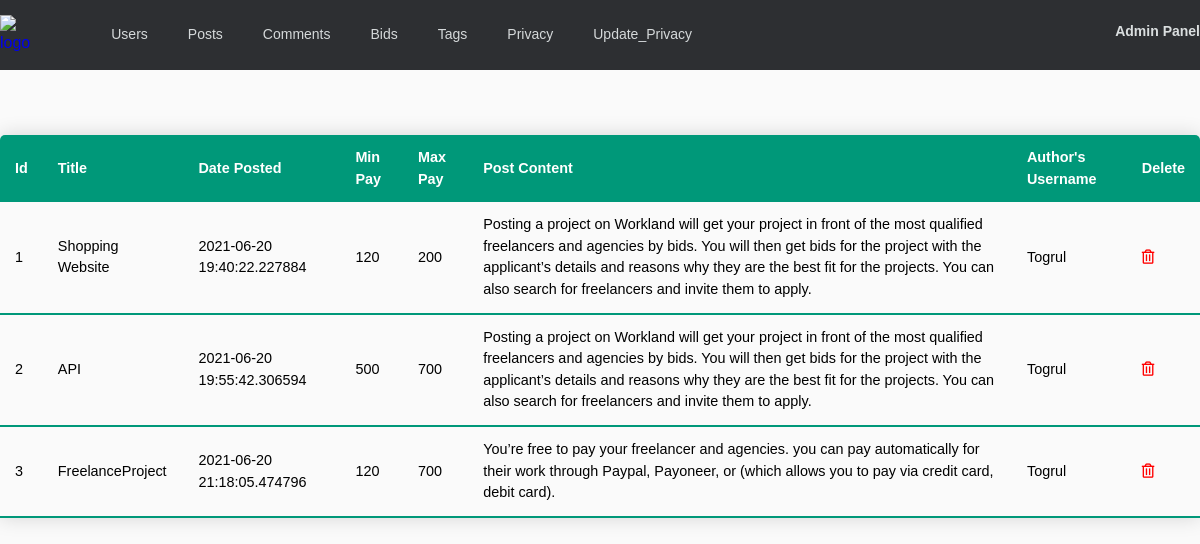
The page /admin/posts (signed in) on the database as committed earlier.
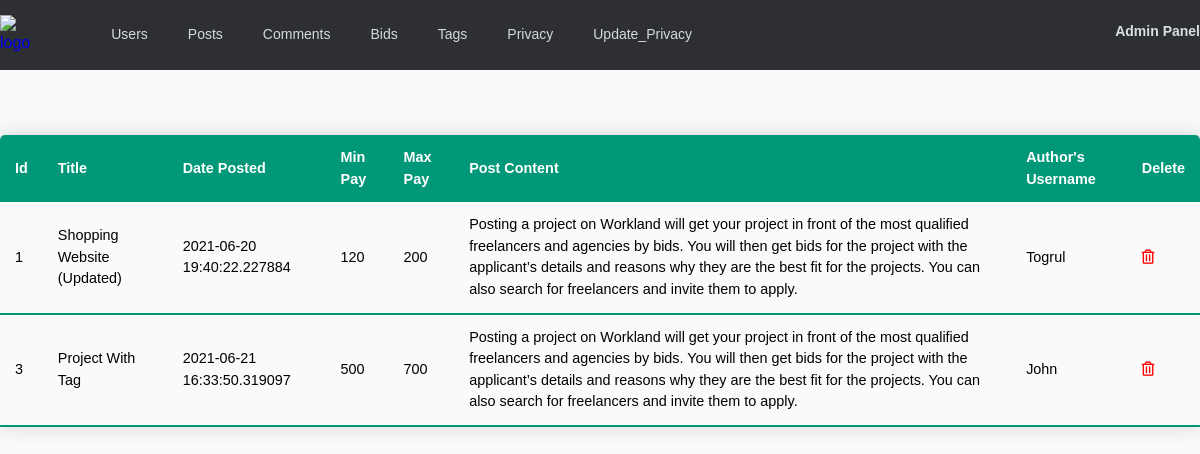
The same page on the database as committed later.
### app/models.py (models this page shows, shortened)
class Post(db.Model):
    id = db.Column(db.Integer, primary_key=True)
    title = db.Column(db.String(20), nullable=False)
    date_posted = db.Column(db.DateTime, nullable=False, default=datetime.utcnow)
    min_pay = db.Column(db.Integer, nullable=False)
    max_pay = db.Column(db.Integer)
    content = db.Column(db.Text, nullable=False)
    user_id = db.Column(db.Integer, db.ForeignKey('user.id'), nullable=False)
    tag = db.relationship('Tag', secondary='posts_tags', backref=db.backref('posts', lazy='dynamic'))
    comments = db.relationship('Comment', backref='host', lazy=True)
    bids = db.relationship('Bid', backref='bid_host', lazy=True)

class User(db.Model, UserMixin):
    id = db.Column(db.Integer, primary_key=True)
    username = db.Column(db.String(20), unique=True, nullable=False)
    email = db.Column(db.String(120), unique=True, nullable=False)
    image_file = db.Column(db.String(20), nullable=False, default='default.jpg')
    password = db.Column(db.String(60), nullable=False)
    about_user = db.Column(db.Text)
    education = db.Column(db.Text)
    speciality = db.Column(db.String(20))
    location = db.Column(db.String(20))
    age = db.Column(db.Integer)
    experience = db.Column(db.Integer)
    hourly_rate = db.Column(db.Integer)
    job_done = db.Column(db.Integer)
    posts = db.relationship('Post', backref='author', lazy=True, cascade='all,delete')
    comments = db.relationship('Comment', backref='comment_author', lazy=True, cascade='all,delete')
    bids = db.relationship('Bid', backref='bid_owner', lazy=True, cascade='all,delete')

### app/routes.py (the view)
@app.route('/admin/posts', methods=['GET','POST'])
def admin_posts():
    if current_user.username == 'Togrul':
        posts = Post.query.all()
        return render_template('admin/posts.html', posts=posts)
    else:
        abort(403)

### app/models.py (called while the page is built)
@login_manager.user_loader
def load_user(user_id):
    return User.query.get(int(user_id))

### app/templates/admin/posts.html (shortened to what this page needs)
{% extends "admin/base.html" %}
{% block css %}
<link rel="stylesheet" href="{{ url_for('static', filename='css/base.css') }}">
{% endblock %}
{% block content %}
    <table class="content-table">
        <thead>
            <tr>
                <th scope="col">Id</th>
                <th scope="col">Title</th>
                <th scope="col">Date Posted</th>
                <th scope="col">Min Pay</th>
                <th scope="col">Max Pay</th>
                <th scope="col">Post Content</th>
                <th scope="col">Author's Username</th>
                <th scope="col">Delete</th>
            </tr>
        </thead>
        {% for post in posts %}
        <tbody>
            <tr>
                <td>{{ post.id }}</th>
                <td>{{ post.title }}</td>
                <td>{{ post.date_posted }}</td>
                <td>{{ post.min_pay }}</td>
                <td>{{ post.max_pay }}</td>
                <td>{{ post.content }}</td>
                <td>{{ post.author.username }}</td>
                <td><a href="{{url_for('admin_delete_post', post_id=post.id)}}"><i class="far fa-trash-alt" style="color: red;"></i></a></td>
            </tr>
        </tbody>
        {% endfor %}
    </table>
    {% endblock %}

### app/templates/admin/base.html (shortened to what this page needs)
<!doctype html>
<html lang="en">
  <head>
    <link rel="stylesheet" href="../../static/css/style.css">
    {% block css %}
    {% endblock %}
  </head>
  <body>
    <header>
      <div class="container">
        <div class="row d-flex" style="justify-content: space-between;">
          <div class="col-6 nav-left">
            <a href="{{ url_for('index') }}" class="logo">
              <img src="{{url_for('static', filename='img/logo.svg')}}" alt="logo">
            </a>
            <ul class="navbar">
              <li><a href="{{url_for('admin_users')}}">Users</a></li>
              <li><a href="{{url_for('admin_posts')}}">Posts</a></li>
              <li><a href="{{url_for('admin_comments')}}">Comments</a></li>
              <li><a href="{{url_for('admin_bids')}}">Bids</a></li>
              <li><a href="{{url_for('admin_tags')}}">Tags</a></li>
              <li><a href="{{url_for('admin_add_privacy')}}">Privacy</a></li>
              <li><a href="{{url_for('admin_update_privacy')}}">Update_Privacy</a></li>
            </ul>
          </div>
          <div class="header-user-right header-user">
            <h3 class="user-name"><span>Admin Panel</span></h3>
          </div>
        </div>
      </div>
    </header>
    <main>
      <div class="content">
        <div class="container d-flex" style="justify-content: center;">
          {% block content %}
          {% endblock %}
        </div>
      </div>
    </main>
  </body>
</html>

### app/static/css/style.css (style rules this page uses)
* { margin: 0; padding: 0; box-sizing: border-box; }
html, body { height: 100%; }
body { background-color: #FAFAFA; font-family: 'Open Sans', sans-serif; line-height: 1.5; }
img { width: 100%; height: auto; }
a, button, input { transition: 0.4s; }
a { text-decoration: none; }
li { list-style: none; }
.d-flex { display: flex; }
header { width: 100%; height: 70px; position: fixed; z-index: 1; background-color: #2D2F32; display: flex; }
.nav-left { display: flex; }
a.logo { display: inline-block; margin-right: 81px; }
a.logo img { width: 60px; height: 40px; margin-top: 15px; }
.navbar { display: flex; margin-top: 22px; }
.navbar li { margin-right: 40px; }
.navbar a { font-size: 14px; font-weight: 400; color: #D5D9DA; transition: 0.4s; }
.header-user { display: flex; align-items: center; margin-top: 8px; }
.user-name { color: #dadedf; font-size: 14px; padding-left: 10px; font-weight: 600; }
.content { padding-top: 110px; }

### app/static/css/base.css (style rules this page uses)
* { font-family: sans-serif; }
.content-table { border-collapse: collapse; margin: 25px 0; font-size: 0.9em; min-width: 400px; border-radius: 5px 5px 0 0; overflow: hidden; box-shadow: 0 0 20px rgba(0, 0, 0, 0.15); }
.content-table thead tr { background-color: #009879; color: #ffffff; text-align: left; font-weight: bold; }
.content-table th, .content-table td { padding: 12px 15px; }
.content-table tbody tr { border-bottom: 1px solid #dddddd; }
.content-table tbody tr:last-of-type { border-bottom: 2px solid #009879; }

### app/static/css/grid.css (style rules this page uses)
.container { max-width: 1280px; width: 100%; margin: 0 auto; }
.row { display: flex; flex-wrap: wrap; }
.col-6 { width: 50%; }

Rows that differ between the two databases and show on the page:
removed Post: id "2", title "API", date_posted "2021-06-20 19:55:42.306594", min_pay "500", max_pay "700", content "Posting a project on Workland will get your project in front of the most qualified freelancers and agencies by bids. You will then get bids for the project with the applicant’s details and reasons why they are the best fit for the projects. You can also search for freelancers and invite them to apply.", author.username "Togrul"
changed Post "Togrul": title "Shopping Website" → "Shopping Website (Updated)"
changed Post id 3: title "FreelanceProject" → "Project With Tag"; date_posted "2021-06-20 21:18:05.474796" → "2021-06-21 16:33:50.319097"; min_pay "120" → "500"; content "You’re free to pay your freelancer and agencies. you can pay automatically for their work through Paypal, Payoneer, or (which allows you to pay via credit card, debit card)." → "Posting a project on Workland will get your project in front of the most qualified freelancers and agencies by bids. You will then get bids for the project with the applicant’s details and reasons why they are the best fit for the projects. You can also search for freelancers and invite them to apply."; author.username "Togrul" → "John"
